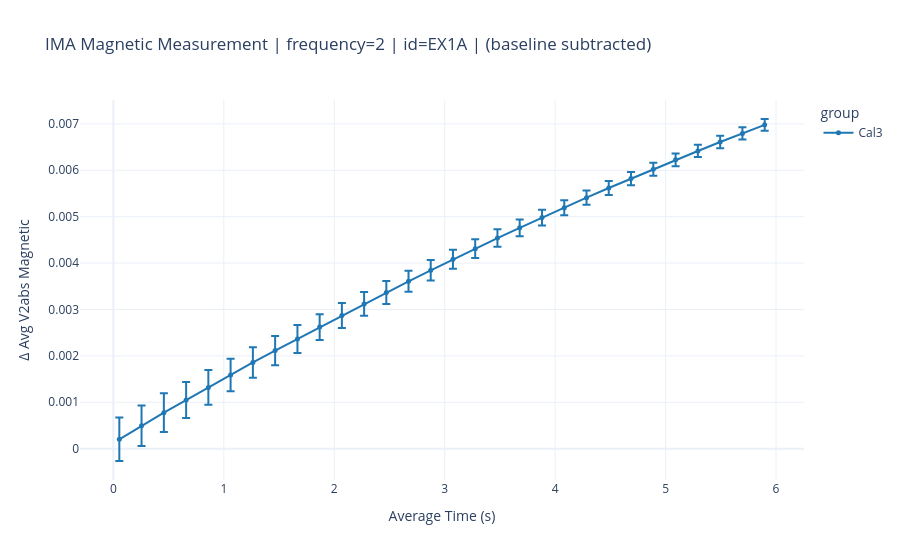

The code cell stored with this chart in its notebook:
### Code cell
# Cell 5 – Basic Plot
# Single frequency, single ID, all groups, with error bars
fig = plot_magnetic_vs_time(
    df_sub,
    filter_frequency=2,
    filter_id="EX1A",
    use_baseline_subtracted=True,
    show_error_bars=True,
)
fig.show()

### Figure 1 — Plotly figure (JSON) as saved in the notebook; plotly's stock layout.template omitted (floating-point values rounded to 4 significant figures)
{"data": [{"error_y": {"array": [0.0004679, 0.0004356, 0.000417, 0.0003882, 0.0003731, 0.0003508, 0.0003298, 0.0003168, 0.0003039, 0.0002793, 0.0002702, 0.0002568, 0.0002475, 0.0002262, 0.0002203, 0.0002043, 0.0002012, 0.0001888, 0.0001826, 0.0001687, 0.0001604, 0.0001548, 0.0001508, 0.0001418, 0.0001403, 0.0001371, 0.0001321, 0.0001352, 0.0001306, 0.0001266], "type": "data", "visible": true}, "legendgroup": "Cal3", "line": {"color": "#1f77b4"}, "marker": {"color": "#1f77b4", "size": 5}, "mode": "lines+markers", "name": "Cal3", "showlegend": true, "type": "scatter", "x": [0.05378, 0.255, 0.457, 0.6587, 0.8599, 1.061, 1.263, 1.465, 1.666, 1.868, 2.069, 2.27, 2.471, 2.672, 2.873, 3.075, 3.276, 3.477, 3.679, 3.881, 4.082, 4.284, 4.485, 4.687, 4.889, 5.091, 5.292, 5.494, 5.696, 5.897], "y": [0.0002025, 0.0004946, 0.0007753, 0.001049, 0.001321, 0.00159, 0.001858, 0.002114, 0.002364, 0.00262, 0.002871, 0.00312, 0.003365, 0.003607, 0.003845, 0.004081, 0.004311, 0.00454, 0.004759, 0.004981, 0.005193, 0.00541, 0.005619, 0.00582, 0.006021, 0.006225, 0.006416, 0.00661, 0.006795, 0.006979]}], "layout": {"hovermode": "x unified", "legend": {"title": {"text": "group"}}, "title": {"text": "IMA Magnetic Measurement | frequency=2 | id=EX1A | (baseline subtracted)"}, "xaxis": {"title": {"text": "Average Time (s)"}}, "yaxis": {"title": {"text": "Δ Avg V2abs Magnetic"}}}}
